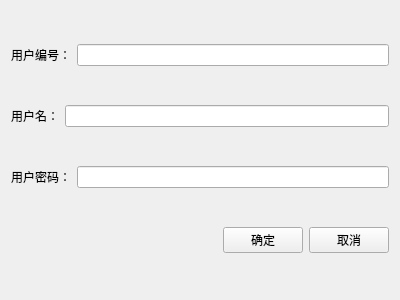
<?xml version="1.0" encoding="UTF-8"?>
<ui version="4.0">
 <class>AddUser</class>
 <widget class="QWidget" name="AddUser">
  <property name="geometry">
   <rect>
    <x>0</x>
    <y>0</y>
    <width>400</width>
    <height>300</height>
   </rect>
  </property>
  <property name="windowTitle">
   <string>Form</string>
  </property>
  <layout class="QHBoxLayout" name="horizontalLayout_5">
   <item>
    <layout class="QVBoxLayout" name="verticalLayout">
     <item>
      <layout class="QHBoxLayout" name="horizontalLayout">
       <item>
        <widget class="QLabel" name="label_2">
         <property name="text">
          <string>用户编号：</string>
         </property>
        </widget>
       </item>
       <item>
        <widget class="QLineEdit" name="idLineEdit"/>
       </item>
      </layout>
     </item>
     <item>
      <layout class="QHBoxLayout" name="horizontalLayout_2">
       <item>
        <widget class="QLabel" name="label">
         <property name="text">
          <string>用户名：</string>
         </property>
        </widget>
       </item>
       <item>
        <widget class="QLineEdit" name="nameLineEdit"/>
       </item>
      </layout>
     </item>
     <item>
      <layout class="QHBoxLayout" name="horizontalLayout_3">
       <item>
        <widget class="QLabel" name="label_3">
         <property name="text">
          <string>用户密码：</string>
         </property>
        </widget>
       </item>
       <item>
        <widget class="QLineEdit" name="passwordLineEdit"/>
       </item>
      </layout>
     </item>
     <item>
      <layout class="QHBoxLayout" name="horizontalLayout_4">
       <item>
        <spacer name="horizontalSpacer">
         <property name="orientation">
          <enum>Qt::Horizontal</enum>
         </property>
         <property name="sizeHint" stdset="0">
          <size>
           <width>40</width>
           <height>20</height>
          </size>
         </property>
        </spacer>
       </item>
       <item>
        <widget class="QPushButton" name="confirmPushButton">
         <property name="text">
          <string>确定</string>
         </property>
        </widget>
       </item>
       <item>
        <widget class="QPushButton" name="cancelPushButton">
         <property name="text">
          <string>取消</string>
         </property>
        </widget>
       </item>
      </layout>
     </item>
    </layout>
   </item>
  </layout>
 </widget>
 <resources/>
 <connections/>
</ui>
